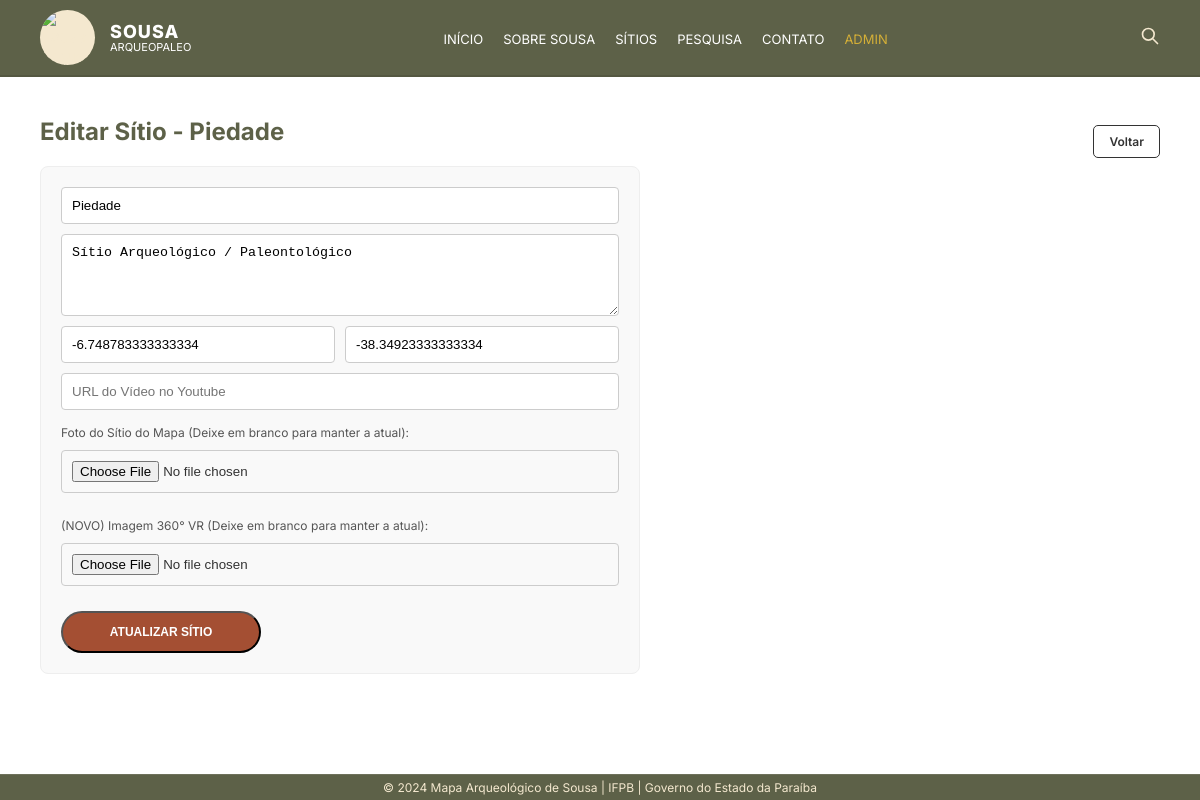
The page /admin/site/edit/5 (signed in) on the database its author committed.
### models.py (models this page shows)
class Site(db.Model):
    id = db.Column(db.Integer, primary_key=True)
    name = db.Column(db.String(200), nullable=False)
    description = db.Column(db.Text, nullable=True)
    latitude = db.Column(db.Float, nullable=False)
    longitude = db.Column(db.Float, nullable=False)
    youtube_url = db.Column(db.String(500), nullable=True)
    photo_filename = db.Column(db.String(255), nullable=True)
    image_vr_filename = db.Column(db.String(255), nullable=True)

### app.py (the view, shortened to what this page needs)
@app.route('/admin/site/edit/<int:id>', methods=['GET', 'POST'])
@login_required
def edit_site(id):
    site = Site.query.get_or_404(id)
    return render_template('edit_site.html', site=site)

### app.py (called while the page is built)
@login_manager.user_loader
def load_user(user_id):
    return User.query.get(int(user_id))

### templates/edit_site.html (shortened to what this page needs)
{% extends "base.html" %}
{% block content %}
<div class="admin-container">
    <div style="display:flex; justify-content:space-between; align-items:center;">
        <h2>Editar Sítio - {{ site.name }}</h2>
        <a href="{{ url_for('admin_dashboard') }}" class="btn-secondary" style="border: 1px solid #333;">Voltar</a>
    </div>
    <form class="admin-form" method="POST" action="{{ url_for('edit_site', id=site.id) }}" enctype="multipart/form-data" style="background:#f9f9f9; padding:20px; border-radius:8px; border:1px solid #eee;">
        <input type="text" name="name" value="{{ site.name }}" required>
        <textarea name="description" rows="4">{{ site.description or '' }}</textarea>
        <div style="display:flex; gap:10px;">
            <input type="number" step="any" name="latitude" value="{{ site.latitude }}" required style="flex:1;">
            <input type="number" step="any" name="longitude" value="{{ site.longitude }}" required style="flex:1;">
        </div>
        <input type="url" name="youtube_url" value="{{ site.youtube_url or '' }}" placeholder="URL do Vídeo no Youtube">
        <label style="font-size:12px; margin-top:5px; color:#555;">Foto do Sítio do Mapa (Deixe em branco para manter a atual):</label>
        <input type="file" name="photo" accept="image/*">
        <label style="font-size:12px; margin-top:15px; color:#555;">(NOVO) Imagem 360° VR (Deixe em branco para manter a atual):</label>
        <input type="file" name="photo_vr" accept="image/*">
        <button type="submit" class="btn-primary" style="cursor:pointer; width:200px; margin-top:15px;">ATUALIZAR SÍTIO</button>
    </form>
</div>
{% endblock %}

### static/css/style.css (style rules this page uses)
:root { --primary-color: #5d6148; --header-bg: #5d6148; --text-color: #f4e8cf; --highlight: #d1b88a; --card-bg: rgba(69, 73, 53, 0.95); --btn-color: #a44f33; --btn-hover: #b95d3e; }
* { box-sizing: border-box; margin: 0; padding: 0; }
body, html { height: 100%; font-family: 'Inter', sans-serif; background-color: var(--header-bg); color: var(--text-color); }
body { display: flex; flex-direction: column; }
.btn-primary { display: block; background: var(--btn-color); color: #fff !important; text-align: center; padding: 12px 15px; text-decoration: none; border-radius: 25px; font-weight: 800; font-size: 12px; transition: background 0.3s, color 0.3s; width: 100%; }
.btn-secondary { display: inline-block; background: #fff; color: #333; text-align: center; padding: 8px 15px; text-decoration: none; border-radius: 5px; font-weight: 600; font-size: 12px; transition: background 0.3s; }
.admin-container { padding: 40px; background: #fff; color: #333; flex: 1; overflow-y: auto; }
.admin-container h2 { color: var(--header-bg); margin-bottom: 20px; }
.admin-form { display: flex; flex-direction: column; gap: 10px; max-width: 600px; margin-bottom: 30px; }
.admin-form input, .admin-form textarea { padding: 10px; border: 1px solid #ccc; border-radius: 4px; }

### rows shown on the page
Site: name "Piedade", description "Sítio Arqueológico / Paleontológico", latitude "-6.748783333333334", longitude "-38.34923333333334"
